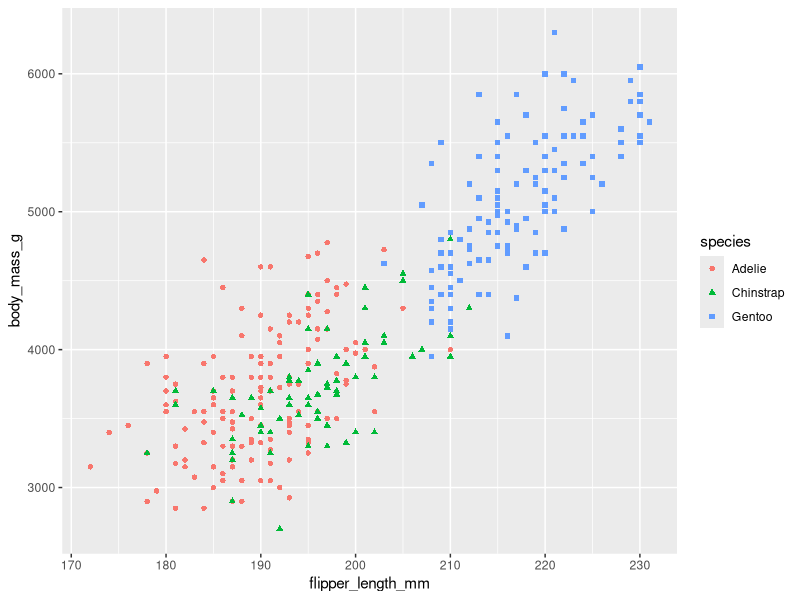

Reproduce this figure in R.
library("ggplot2")
library("palmerpenguins")

# penguin flipper length versus body mass
ggplot(data = penguins, aes(x = flipper_length_mm, y = body_mass_g)) +
  geom_point(aes(color = species, shape = species))
